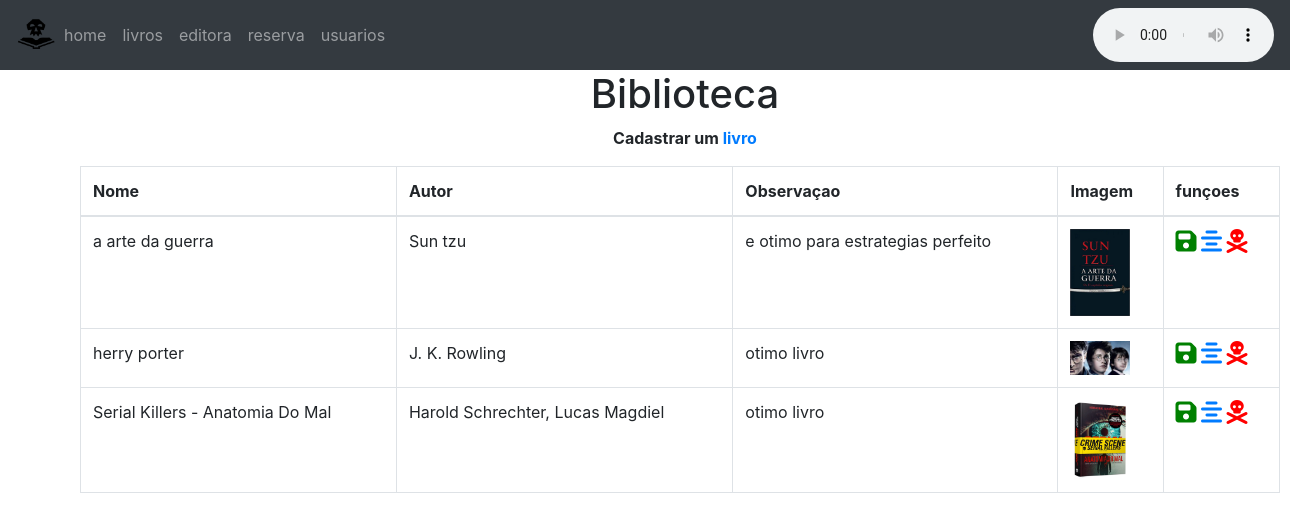
/heart/livros/, run on the app's committed database.
### heart/models.py (models this page shows, shortened)
class Livro(models.Model):
    Id_Li = models.CharField(max_length=100)
    Nome = models.CharField(max_length=100)
    Autor = models.CharField(max_length=100)
    Resumo = models.TextField()
    Observacao = models.CharField(max_length=100)
    Imag = models.ImageField(upload_to='capas')
    Editora = models.ForeignKey(Editora, on_delete=models.CASCADE)

### heart/views.py (the view)
# urls.py: path('heart/livros/',views.Livros_lis),
def Livros_lis(request):
    livros = Livro.objects.all()
    return render(request,'Livro.html',{'livros':livros})

### templates/Livro.html
{% extends "page-model.html"%}
{% block content%}
<div class="conteiner" style="margin-left:80px;">
    <h1 style="text-align:center;"> Biblioteca</h1>
    <p style="text-align:center;"><strong>Cadastrar um <a href="/heart/cadastrar_liv/" >livro </a> </strong></p>
    <table class="table table-bordered" style="width:1200px;">
        <thead>
            <tr>
                <th>Nome</th>
                <th> Autor</th>
                <th>Observaçao</th>
                <th>Imagem</th>
                <th>funçoes</th>
            </tr>
        </thead>
        <tbody>
            {% for lis in livros %}
                <tr>
                    <td>{{lis.Nome}}</td>
                    <td>{{lis.Autor}}</td>
                    <td>{{lis.Observacao}}</td>
                    <td><img src="{{lis.Imag.url}}" style="width:60px"></td>
                    <td>
                       <a href="/heart/editar/?id={{lis.id}}"><i style="font-size:24px;color:green" class="fas">&#xf0c7</i></a>
                       <a href="/heart/detalhes/{{lis.id}}"><i style="font-size:24px;" class="fas">&#xf037</i></a>
                       <a href="#"><i style="font-size:24px;color:red;" class="fas">&#xf714</i></a>
                    </td>
                </tr>
            {% endfor%}
        </tbody>
    </table>
</div>
{%endblock%}

### templates/page-model.html (shortened to what this page needs)
<!DOCTYPE html>
<html lang="en">
    <head>
        {% include "head-model.html"%}
    </head>
    <body>
        {% block content %}{% endblock %}
        {% include "footer-model.html" %}
    </body>
</html>

### templates/head-model.html (shortened to what this page needs)
{% load static %}
  <link rel="stylesheet" href="https://maxcdn.bootstrapcdn.com/bootstrap/4.5.0/css/bootstrap.min.css">
<div>
    <nav class="navbar navbar-expand-sm bg-dark navbar-dark" style="text-aling:center;">
        <a class="navar-brand" href="" >
            <img src="{% static 'images/morte.png' %}" alt="logo" width="40px;">
        </a>
        <ul class="navbar-nav">
            <a class="nav-link" href="/heart/index/">
                <li class="nav-item"> home </li>
            </a>
            <a class="nav-link" href="/heart/livros/">
                <li class="nav-item"> livros </li>
            </a>
            <a class="nav-link" href="/heart/editora/">
                <li class="nav-item"> editora </li>
            </a>
            <a class="nav-link" href="/heart/reserva/">
                <li class="nav-item"> reserva</li>
            </a>
            <a class="nav-link" href="/heart/user/">
                <li class="nav-item"> usuarios</li>
            </a>
        </ul>
        <audio controls style="margin-left:700px;">
        	<source src="{% static 'images/Egypt.mp3' %}"  type="audio/mpeg">
        </audio>
    </nav>
</div>

### templates/footer-model.html (shortened to what this page needs)
<!DOCTYPE html>
<html lang="en">
<head>
</head>
<body>
</body>
</html>

### data on the page
Livro: Nome "a arte da guerra", Autor "Sun tzu", Observacao "e otimo para estrategias perfeito", Imag (picture)
Livro: Nome "herry porter", Autor "J. K. Rowling", Observacao "otimo livro", Imag (picture)
Livro: Nome "Serial Killers - Anatomia Do Mal", Autor "Harold Schrechter, Lucas Magdiel", Observacao "otimo livro", Imag (picture)
